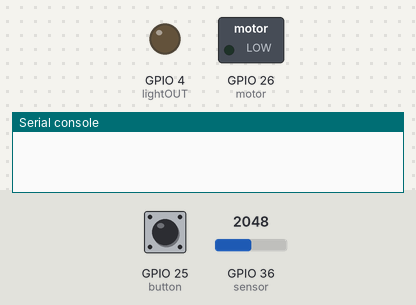
A program run on a simulated ESP32 board running MicroPython. On the bench: switched loads named in the program (green lamp = pin HIGH), output pins drawn as LEDs (lit = HIGH), the last lines printed to the serial console. Inputs (shaded band) come from the test bench; at power-on: GPIO 25 (button) HIGH, GPIO 36 (sensor) = 2048 (analog values on the 0–4095 scale).

Above: at 1.2 s.
1.3 s: GPIO 25 (button) pulled LOW for 0.15 s
At 1.4 s:
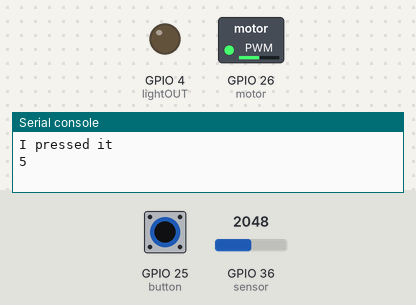
3.0 s: GPIO 25 (button) pulled LOW for 1 s
At 3.8 s:
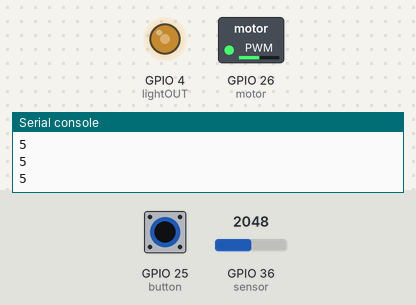
5.5 s: GPIO 25 (button) pulled LOW for 3.2 s
At 9.0 s:
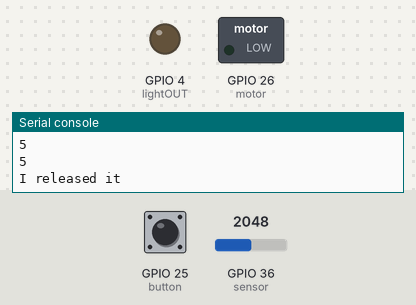
Timing chart, 0 to 10.5 s (numbered marks = the images above; inputs shaded):
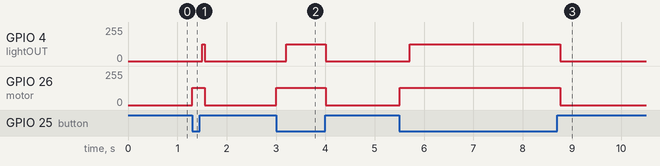

Measured:
- after the input at 1.3 s, GPIO 4 (lightOUT): 0/255 → 127/255 after 0.20 s, → 0/255 0.05 s later; GPIO 26 (motor): 0/255 → 128/255 at once, → 0/255 0.25 s later
- after the input at 3.0 s, GPIO 4 (lightOUT): 0/255 → 127/255 after 0.20 s, → 0/255 0.80 s later; GPIO 26 (motor): 0/255 → 128/255 at once, → 0/255 1.0 s later
- after the input at 5.5 s, GPIO 4 (lightOUT): 0/255 → 127/255 after 0.21 s, → 0/255 3.1 s later; GPIO 26 (motor): 0/255 → 128/255 at once, → 0/255 3.3 s later

The program:

lab2_jh5185_bk3038_yf2768_check3.py
```python
# Checkpoint 3:
from machine import Pin, PWM, ADC
import time
last_edge = 0
was_pressed = False

#sensor initialization
sensor = ADC(Pin(36))
sensor.atten(ADC.ATTN_11DB)

#motor initialization
motor = PWM(Pin(26), freq = 1000, duty_u16 = 0)

#LED initialization
lightOUT = PWM(Pin(4), freq = 1000, duty_u16 = 0)

freqLevel = 10000//10
dCycleLevel = 65535//10

def pressedOrReleased(pin):
    #global because it goes out of scope
    global last_edge, was_pressed
    #this returns how much time has elapsed since
    #the start of the chip cycle.
    now = time.ticks_ms()

    if time.ticks_diff(now, last_edge) < 50:
        return

    is_pressed = (pin.value() == 0)

    if is_pressed == was_pressed:
        #then ignore it,
        return
    #set the last time of button change to the time of now
    last_edge = now
    #the current state of button press is the last state
    #(when this function is visisted again.)
    was_pressed = is_pressed
    if is_pressed:
        print("I pressed it")
    else:
        print("I released it")


button = Pin(25, Pin.IN, Pin.PULL_UP)
#the flag for IRQ_FALLING is button PRESSED
#the flag for IRQ_RISING is button RELEASED
#handler is for the handler function when both flags are set to 1.
button.irq(trigger=Pin.IRQ_FALLING|Pin.IRQ_RISING, handler=pressedOrReleased)

while True:
    if was_pressed:
        motor.duty_u16(32768)
        sensorInput = sensor.read()
        lightIN = (sensorInput * 11) // 4096
        print(lightIN)
        time.sleep_ms(200)
        lightOUT.duty_u16(lightIN * dCycleLevel)
        motor.freq((lightIN * freqLevel) + 10)
    else:
        lightOUT.duty_u16(0)
        motor.duty_u16(0)
    time.sleep_ms(50)
```
